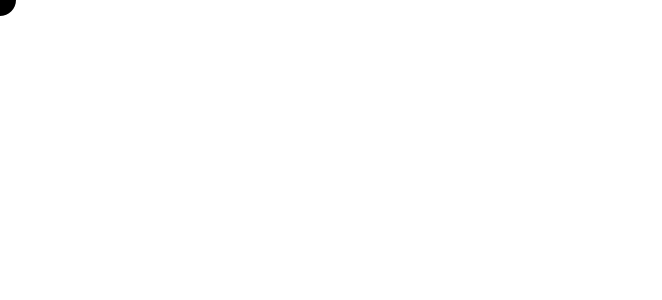
Frame 1 (no input)
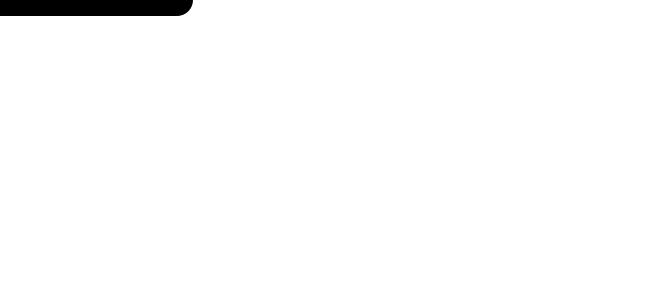
Frame 60 (the mouse pressed at the canvas centre just before this capture)
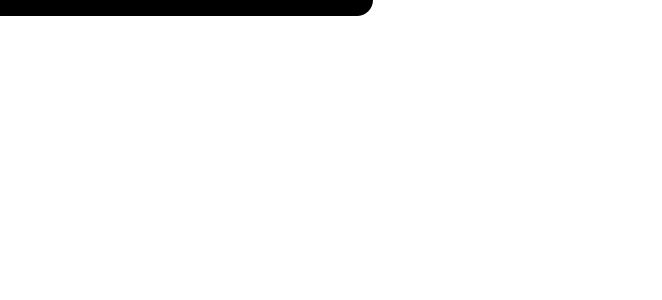
Frame 120 (the mouse held since frame 60 and released just before this capture)

The Processing sketch that drew these frames (run headless with seeded random() and noise(); from frame 60 on, the mouse is pressed at the canvas centre):

// Processing sketch: bouncingball
// ── bouncingball.pde
float bbycircle;
float bbycircle2;
float speed = 3;

void setup() {
 size(662, 300);
 background(255);
}

void draw() {
 noStroke();
 fill(0);
 ellipse(bbycircle,bbycircle2,32,32);
 if (bbycircle >= width) {
 
 }
bbycircle = bbycircle + speed;
}
